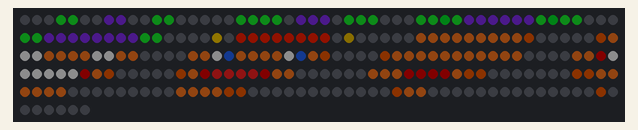
The sketch below on a simulated ESP32. Parts: 256 RGB LEDs in strip order, left to right, continuing on the next row. Dim RGB values are drawn brighter than linear; random numbers use the default seed unless the sketch sets one.

Above: at 0.48 s.

The sketch:

logo.ino
```cpp
// ============================================================
//  LOGO
//  Bedacht door: de begeleiders
//  Wat doet het: het Knollebolleke (een voederbiet met narrenmuts)
//                in lampjes; hij knipoogt en de belletjes glinsteren
// ============================================================
#include "paneel.h"

// ---- Het plaatje: elk teken is één lampje -------------------
//  G = blad   g = donker blad   P = paarse muts   Y = belletje
//  O = oranje rand   C = biet (gezicht)   D = schaduw van de biet
//  W = oogwit   I = oog
//  M = donkere mond  R = tong   . = achtergrond
const char* PLAATJE[16] = {
  "...GG..PP..GG...",
  "..GGGG.PPP.GGG..",
  ".GGgGPPPPPPGgGG.",
  "..GGPPPPPPPPGG..",
  "..Y.OOOOOOOO.Y..",
  "...CCCCCCCCCD...",
  "..CCWWCCCCWWCD..",
  "..CCWICCCCWICD..",
  "..CCCCCCCCCCCD..",
  "..CCMWWWWWWMCD..",
  "...CCMRRRRMCD...",
  "...CCCMMMMCDD...",
  "....CCCCCCDD....",
  ".....CCCCDD.....",
  "......CCD.......",
  "........D.......",
};

// ---- Kleuren: verander ze maar! -----------------------------
// Let op: op ledjes ziet lichtgeel/crème er wit uit. Daarom is de knol hier
// veel oranjer dan op het scherm van de computer. Op de ledjes is het huidskleur.
const int FELHEID = 110;   // 255 = zo fel mogelijk, 110 = rustig, kleiner = nog zachter

CRGB BLAD        = CRGB(20, 170, 40);
CRGB DONKER_BLAD = CRGB(0, 90, 20);
CRGB MUTS        = CRGB(100, 40, 170);
CRGB BELLETJE    = CRGB(255, 210, 0);
CRGB RAND        = CRGB(255, 40, 0);     // roder, zodat hij afsteekt tegen de knol
CRGB KNOL        = CRGB(255, 120, 35);   // huidskleur op de ledjes
CRGB SCHADUW     = CRGB(170, 60, 10);    // de rechterkant, dan lijkt hij rond
CRGB OOGWIT      = CRGB(200, 200, 200);
CRGB OOG         = CRGB(30, 90, 220);
CRGB MOND        = CRGB(90, 0, 10);
CRGB TONG        = CRGB(230, 30, 40);
const bool MET_RING = false;            // true = blauwe cirkel met gele ring, zoals het logo
CRGB ACHTERGROND = CRGB(20, 120, 210);   // blauw zoals in het logo
CRGB RING        = CRGB(255, 210, 0);    // gele ring eromheen

const int KNIPOOG_ELKE_MS = 3000;   // hoe vaak hij knipoogt
const int OGEN_DICHT_MS   = 250;    // hoe lang de ogen dicht zijn
const int BEELDJE_MS      = 30;

// ============================================================
// Het plaatje staat in het midden van het scherm
const int LINKS = (BREEDTE - 16) / 2;
const int BOVEN = (HOOGTE - 16) / 2;

unsigned long volgendeKnipoog = 2000;
bool alleenRechts = false;   // soms knipoogt hij met één oog

CRGB kleurVan(char c, int x, int y) {
  switch (c) {
    case 'G': return BLAD;
    case 'g': return DONKER_BLAD;
    case 'P': return MUTS;
    case 'Y': return BELLETJE;
    case 'O': return RAND;
    case 'C': return KNOL;
    case 'D': return SCHADUW;
    case 'W': return OOGWIT;
    case 'I': return OOG;
    case 'M': return MOND;
    case 'R': return TONG;
  }
  // achtergrond: uit, of een blauwe cirkel met een gele ring
  if (!MET_RING) return CRGB::Black;
  float afstand = sqrt((x - 7.5) * (x - 7.5) + (y - 7.5) * (y - 7.5));
  if (afstand > 7.9) return CRGB::Black;
  if (afstand > 6.8) return RING;
  return ACHTERGROND;
}

void tekenPlaatje(bool ogenDicht) {
  for (int y = 0; y < 16; y++) {
    for (int x = 0; x < 16; x++) {
      char c = PLAATJE[y][x];
      CRGB k = kleurVan(c, x, y);
      // ogen dicht: oogwit en oog worden knol, met een donker streepje
      bool oog = (c == 'W' || c == 'I') && (y == 6 || y == 7);
      bool ditOog = !alleenRechts || x >= 8;
      if (ogenDicht && oog && ditOog) k = (y == 7) ? MOND : KNOL;
      // de belletjes glinsteren
      if (c == 'Y') k.nscale8(150 + sin8(millis() / 4 + x * 60) * 105 / 255);
      k.nscale8(FELHEID);
      zetPixel(LINKS + x, BOVEN + y, k);
    }
  }
}

void setup() {
  startPanelen();
}

void loop() {
  unsigned long nu = millis();
  bool ogenDicht = false;
  if (nu >= volgendeKnipoog) {
    ogenDicht = true;
    if (nu >= volgendeKnipoog + OGEN_DICHT_MS) {
      volgendeKnipoog = nu + KNIPOOG_ELKE_MS + random(0, 1500);
      alleenRechts = random(0, 2) == 0;
    }
  }
  wisAlles();
  tekenPlaatje(ogenDicht);
  toon();
  wacht(BEELDJE_MS);
}
```

instellingen.h
```cpp
// ============================================================
//  INSTELLINGEN VAN DE LEDPANELEN
//  Dit bestand vertelt de ESP32 hoe jullie panelen zijn
//  aangesloten. Pas dit aan het begin van een project aan,
//  daarna hoef je hier niet meer aan te komen.
// ============================================================
#pragma once

// --- Aansluiting ---------------------------------------------
#define DATA_PIN        14       // op welke pin van de ESP32 zit de datadraad?
#define LED_TYPE        WS2812B  // soort ledjes
#define KLEURVOLGORDE   GRB      // klopt rood/groen niet? probeer RGB

// --- Hoeveel panelen? ----------------------------------------
#define PANEEL_GROOTTE  16       // een paneel is 16 x 16 ledjes
#define PANELEN_BREED   1        // hoeveel panelen naast elkaar
#define PANELEN_HOOG    1        // hoeveel panelen onder elkaar

// --- Hoe lopen de ledjes BINNEN een paneel? -----------------
// Waar zit het eerste ledje (waar de draad binnenkomt)?
//   0 = linksboven   1 = rechtsboven   2 = linksonder   3 = rechtsonder
#define EERSTE_LED_HOEK   1
// true  = de ledjes lopen in rijen (van links naar rechts)
// false = de ledjes lopen in kolommen (van boven naar beneden)
#define RIJEN_HORIZONTAAL true
// true  = slangetje: de volgende rij loopt terug (meest gebruikelijk)
// false = elke rij begint weer aan dezelfde kant
#define SLANG             true

// --- Hoe zijn de panelen aan ELKAAR gekoppeld? ---------------
// Paneel 1 is linksboven, daarna gaat de draad naar rechts.
// true  = de tweede rij panelen loopt terug van rechts naar links
// false = elke rij panelen begint weer links
#define PANELEN_ZIGZAG    false

// --- Veiligheid en stroom ------------------------------------
#define HELDERHEID        40     // 0 t/m 255. Buiten is 40-80 al fel genoeg!
#define MAX_MILLIAMPERE   3000   // wat de voeding mag leveren (5 volt)
```

paneel.h
```cpp
// ============================================================
//  PANEEL-HULPJE
//  Hiermee kun je denken in "kolom x, rij y" in plaats van
//  "ledje nummer 87". Linksboven is (0, 0).
//  x gaat naar rechts, y gaat naar beneden.
//
//  Kinderen hoeven dit bestand niet te veranderen.
// ============================================================
#pragma once

#ifdef SIMULATOR
  #include "sim_fastled.h"   // voor het voorbeeld in de browser
#else
  #include <FastLED.h>       // voor de echte ESP32
#endif

#include "instellingen.h"

// Oudere instellingen.h kennen deze nog niet: dan begint paneel 1 links.
#ifndef PANELEN_VAN_RECHTS
#define PANELEN_VAN_RECHTS false
#endif

// Hoe groot is het hele scherm (alle panelen samen)?
#define BREEDTE   (PANEEL_GROOTTE * PANELEN_BREED)
#define HOOGTE    (PANEEL_GROOTTE * PANELEN_HOOG)
#define AANTAL_LEDS (BREEDTE * HOOGTE)

CRGB leds[AANTAL_LEDS];

// Rekent (x, y) om naar het nummer van het ledje op de draad.
// Geeft -1 als (x, y) buiten het scherm valt.
int ledNummer(int x, int y) {
  if (x < 0 || y < 0 || x >= BREEDTE || y >= HOOGTE) return -1;

  const int P = PANEEL_GROOTTE;
  int paneelKolom = x / P;
  int paneelRij   = y / P;
  int lx = x % P;
  int ly = y % P;

  if (PANELEN_VAN_RECHTS) {            // elke rij panelen begint rechts
    paneelKolom = PANELEN_BREED - 1 - paneelKolom;
  }
  if (PANELEN_ZIGZAG && (paneelRij % 2 == 1)) {
    paneelKolom = PANELEN_BREED - 1 - paneelKolom;
  }
  int paneel = paneelRij * PANELEN_BREED + paneelKolom;

  // Draai zo dat het eerste ledje "linksboven" komt te liggen
  if (EERSTE_LED_HOEK == 1 || EERSTE_LED_HOEK == 3) lx = P - 1 - lx;
  if (EERSTE_LED_HOEK == 2 || EERSTE_LED_HOEK == 3) ly = P - 1 - ly;

  int nummer;
  if (RIJEN_HORIZONTAAL) {
    if (SLANG && (ly % 2 == 1)) lx = P - 1 - lx;
    nummer = ly * P + lx;
  } else {
    if (SLANG && (lx % 2 == 1)) ly = P - 1 - ly;
    nummer = lx * P + ly;
  }
  return paneel * P * P + nummer;
}

// Zet één ledje op een kleur. Buiten het scherm? Dan gebeurt er niets.
void zetPixel(int x, int y, CRGB kleur) {
  int n = ledNummer(x, y);
  if (n >= 0) leds[n] = kleur;
}

// Welke kleur heeft een ledje nu?
CRGB leesPixel(int x, int y) {
  int n = ledNummer(x, y);
  if (n >= 0) return leds[n];
  return CRGB::Black;
}

// Maak het hele scherm één kleur
void vulAlles(CRGB kleur) {
  for (int i = 0; i < AANTAL_LEDS; i++) leds[i] = kleur;
}

// Alles uit
void wisAlles() {
  vulAlles(CRGB::Black);
}

// Teken een rechthoek (gevuld)
void tekenBlok(int x, int y, int breed, int hoog, CRGB kleur) {
  for (int yy = y; yy < y + hoog; yy++)
    for (int xx = x; xx < x + breed; xx++)
      zetPixel(xx, yy, kleur);
}

// Teken een gevulde cirkel rond (mx, my)
void tekenCirkel(float mx, float my, float straal, CRGB kleur) {
  for (int y = 0; y < HOOGTE; y++)
    for (int x = 0; x < BREEDTE; x++) {
      float dx = x - mx, dy = y - my;
      if (dx * dx + dy * dy <= straal * straal) zetPixel(x, y, kleur);
    }
}

// Laat zien wat je getekend hebt
void toon() {
  FastLED.show();
}

// Wacht een aantal milliseconden (1000 = 1 seconde)
void wacht(int milliseconden) {
  delay(milliseconden);
}

// Zet de panelen klaar. Roep dit één keer aan in setup().
void startPanelen() {
  FastLED.addLeds<LED_TYPE, DATA_PIN, KLEURVOLGORDE>(leds, AANTAL_LEDS);
  FastLED.setBrightness(HELDERHEID);
  FastLED.setMaxPowerInVoltsAndMilliamps(5, MAX_MILLIAMPERE);
  wisAlles();
  toon();
}
```
